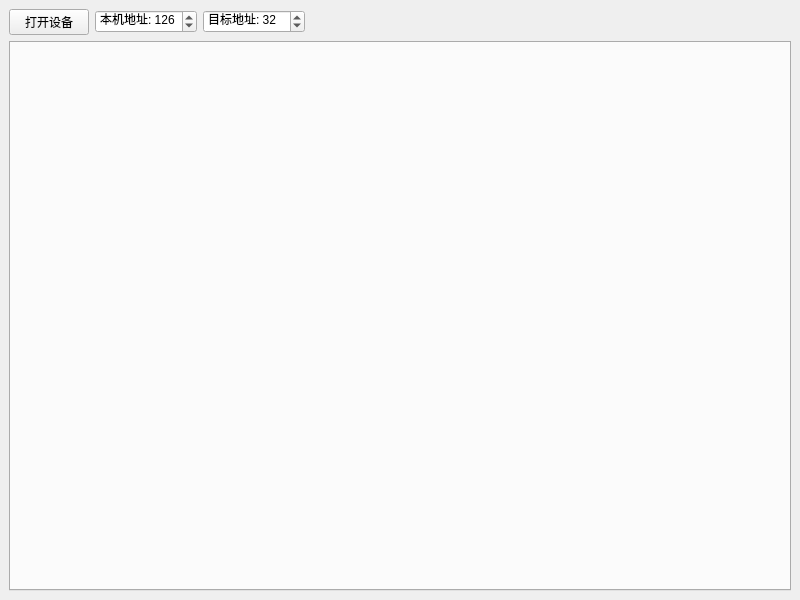
<?xml version="1.0" encoding="UTF-8"?>
<ui version="4.0">
 <class>MainWindow</class>
 <widget class="QMainWindow" name="MainWindow">
  <property name="geometry">
   <rect>
    <x>0</x>
    <y>0</y>
    <width>800</width>
    <height>600</height>
   </rect>
  </property>
  <property name="windowTitle">
   <string>J1939 Tool</string>
  </property>
  <property name="windowIcon">
   <iconset resource="resource/res.qrc">
    <normaloff>:/battery.png</normaloff>:/battery.png</iconset>
  </property>
  <widget class="QWidget" name="centralwidget">
   <layout class="QGridLayout" name="gridLayout" rowstretch="0,0,0" columnstretch="0,0,0,0">
    <property name="leftMargin">
     <number>9</number>
    </property>
    <property name="rightMargin">
     <number>9</number>
    </property>
    <item row="2" column="0" colspan="4">
     <layout class="QHBoxLayout" name="horizontalLayout">
      <item>
       <widget class="QTabWidget" name="tabWidget"/>
      </item>
     </layout>
    </item>
    <item row="1" column="0">
     <widget class="QPushButton" name="openDevicePushButton">
      <property name="maximumSize">
       <size>
        <width>16777215</width>
        <height>16777215</height>
       </size>
      </property>
      <property name="text">
       <string>打开设备</string>
      </property>
     </widget>
    </item>
    <item row="1" column="3">
     <spacer name="horizontalSpacer">
      <property name="orientation">
       <enum>Qt::Horizontal</enum>
      </property>
      <property name="sizeHint" stdset="0">
       <size>
        <width>40</width>
        <height>20</height>
       </size>
      </property>
     </spacer>
    </item>
    <item row="1" column="1">
     <widget class="QSpinBox" name="srcAddrSpinBox">
      <property name="prefix">
       <string>本机地址: </string>
      </property>
      <property name="maximum">
       <number>128</number>
      </property>
      <property name="value">
       <number>126</number>
      </property>
     </widget>
    </item>
    <item row="1" column="2">
     <widget class="QSpinBox" name="objAddrspinBox">
      <property name="prefix">
       <string>目标地址: </string>
      </property>
      <property name="maximum">
       <number>255</number>
      </property>
      <property name="value">
       <number>32</number>
      </property>
     </widget>
    </item>
   </layout>
  </widget>
  <widget class="QMenuBar" name="menubar">
   <property name="geometry">
    <rect>
     <x>0</x>
     <y>0</y>
     <width>800</width>
     <height>23</height>
    </rect>
   </property>
  </widget>
 </widget>
 <resources>
  <include location="resource/res.qrc"/>
 </resources>
 <connections/>
</ui>
